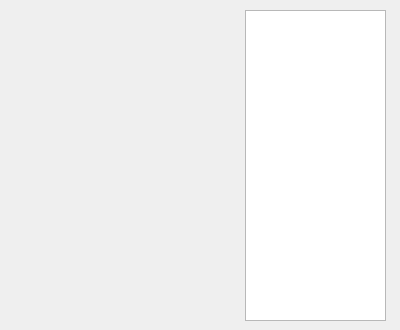
<?xml version="1.0" encoding="UTF-8"?>
<ui version="4.0">
 <class>DutyMG</class>
 <widget class="QWidget" name="DutyMG">
  <property name="geometry">
   <rect>
    <x>0</x>
    <y>0</y>
    <width>400</width>
    <height>330</height>
   </rect>
  </property>
  <property name="windowTitle">
   <string>Form</string>
  </property>
  <widget class="QTableView" name="DutyTableView">
   <property name="geometry">
    <rect>
     <x>245</x>
     <y>10</y>
     <width>141</width>
     <height>311</height>
    </rect>
   </property>
  </widget>
  <widget class="QWidget" name="verticalLayoutWidget">
   <property name="geometry">
    <rect>
     <x>40</x>
     <y>110</y>
     <width>160</width>
     <height>80</height>
    </rect>
   </property>
   <layout class="QVBoxLayout" name="mainLayout"/>
  </widget>
 </widget>
 <resources/>
 <connections/>
</ui>
